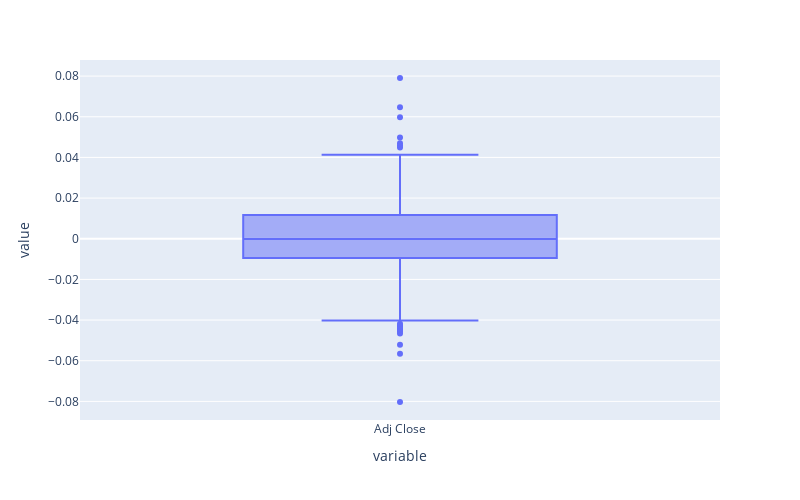

Here is the notebook cell this chart was saved with:
### Markdown cell above
#### Box Plot

### Code cell
log_returns.plot(kind="box").update_layout(autosize=False, width=800, height=500)

### Figure 1 — Plotly figure (JSON) as saved in the notebook; plotly's stock layout.template omitted (floating-point values rounded to 4 significant figures; data arrays with more than 128 entries replaced by an {"elided": "..."} marker saying what was removed)
{"data": [{"alignmentgroup": "True", "hovertemplate": "variable=%{x}<br>value=%{y}<extra></extra>", "legendgroup": "", "marker": {"color": "#636efa"}, "name": "", "notched": false, "offsetgroup": "", "orientation": "v", "showlegend": false, "type": "box", "x": {"elided": "551 str values"}, "x0": " ", "xaxis": "x", "y": {"elided": "551 float values"}, "y0": " ", "yaxis": "y"}], "layout": {"autosize": false, "boxmode": "group", "height": 500, "legend": {"tracegroupgap": 0}, "margin": {"t": 60}, "width": 800, "xaxis": {"anchor": "y", "domain": [0, 1], "title": {"text": "variable"}}, "yaxis": {"anchor": "x", "domain": [0, 1], "title": {"text": "value"}}}}
